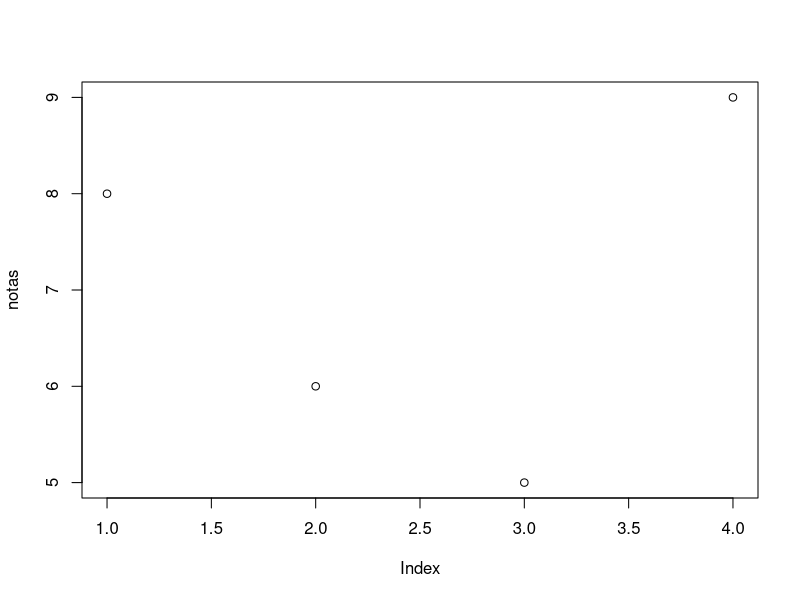

The R script that drew this image:

c(1,2,3,4)
c(1.5,2.5)
c(1,"a","b")
c(1i,"a",1)

notas <- c(8,6,5,9)
notas + 1
promedio <- mean (notas)
desv <- sd(notas)

notas^2
median(notas)
quantile(notas,probs = 0.1)

help (quantile)
plot(notas)

secuencia_molona <- seq(from=0, to=1000, by=2)
promedio <- mean(secuencia_molona)
promedio

secuencia_molona + 100
mean(secuencia_molona + 100)
promedio

mean(secuencia_molona * 2)
promedio * 2

sd(secuencia_molona * 2)

class(c(1.7,"a"))
class(c(1,7))
1.7


mrb <- rbind(c(1,4),c(2,2))
mrb
mcb <- cbind(c(1,4),c(2,2))
mcb

c1 <- factor(c(0,1,1,1,0),levels=c(0,1), labels=c("a","b"))
c1
levels <- c(0,1)
levels

labels <- c("a","b")



